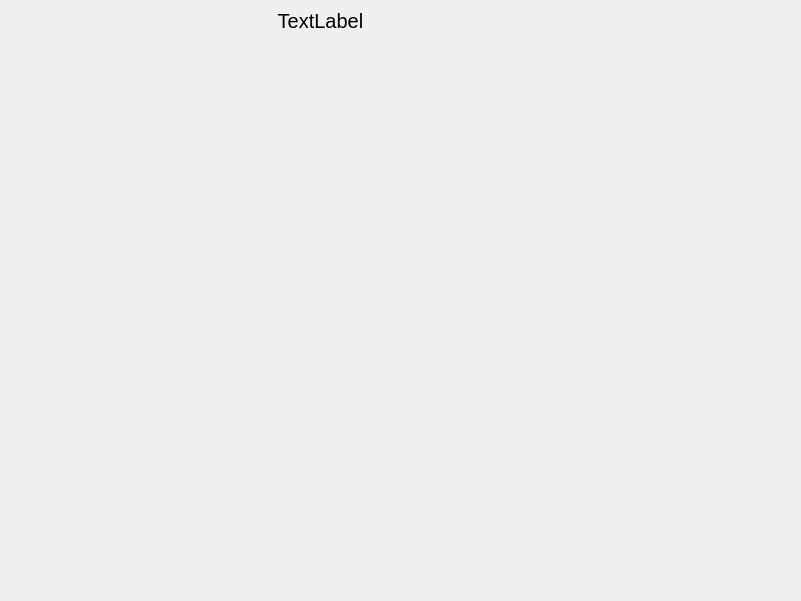
<?xml version="1.0" encoding="UTF-8"?>
<ui version="4.0">
 <class>Dialog</class>
 <widget class="QDialog" name="Dialog">
  <property name="geometry">
   <rect>
    <x>0</x>
    <y>0</y>
    <width>801</width>
    <height>601</height>
   </rect>
  </property>
  <property name="sizePolicy">
   <sizepolicy hsizetype="Fixed" vsizetype="Ignored">
    <horstretch>0</horstretch>
    <verstretch>0</verstretch>
   </sizepolicy>
  </property>
  <property name="minimumSize">
   <size>
    <width>801</width>
    <height>601</height>
   </size>
  </property>
  <property name="maximumSize">
   <size>
    <width>801</width>
    <height>601</height>
   </size>
  </property>
  <property name="windowTitle">
   <string>График</string>
  </property>
  <widget class="QCustomPlot" name="widget" native="true">
   <property name="geometry">
    <rect>
     <x>0</x>
     <y>0</y>
     <width>800</width>
     <height>600</height>
    </rect>
   </property>
   <property name="sizePolicy">
    <sizepolicy hsizetype="Fixed" vsizetype="Fixed">
     <horstretch>0</horstretch>
     <verstretch>0</verstretch>
    </sizepolicy>
   </property>
   <property name="minimumSize">
    <size>
     <width>800</width>
     <height>600</height>
    </size>
   </property>
   <property name="maximumSize">
    <size>
     <width>800</width>
     <height>600</height>
    </size>
   </property>
   <widget class="QLabel" name="label">
    <property name="geometry">
     <rect>
      <x>10</x>
      <y>10</y>
      <width>621</width>
      <height>21</height>
     </rect>
    </property>
    <property name="font">
     <font>
      <pointsize>15</pointsize>
     </font>
    </property>
    <property name="text">
     <string>TextLabel</string>
    </property>
    <property name="alignment">
     <set>Qt::AlignCenter</set>
    </property>
   </widget>
  </widget>
 </widget>
 <customwidgets>
  <customwidget>
   <class>QCustomPlot</class>
   <extends>QWidget</extends>
   <header>qcustomplot.h</header>
   <container>1</container>
  </customwidget>
 </customwidgets>
 <resources/>
 <connections/>
</ui>
